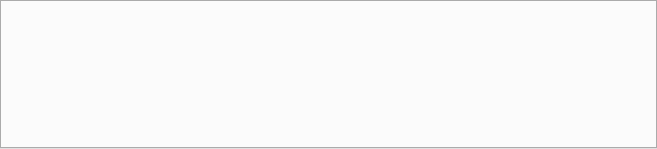
<?xml version="1.0" encoding="UTF-8"?>
<ui version="4.0">
 <class>Td_MainWid</class>
 <widget class="QWidget" name="Td_MainWid">
  <property name="geometry">
   <rect>
    <x>0</x>
    <y>0</y>
    <width>657</width>
    <height>149</height>
   </rect>
  </property>
  <property name="font">
   <font>
    <family>微软雅黑</family>
    <pointsize>11</pointsize>
   </font>
  </property>
  <property name="windowTitle">
   <string>Form</string>
  </property>
  <layout class="QGridLayout" name="gridLayout">
   <property name="leftMargin">
    <number>0</number>
   </property>
   <property name="topMargin">
    <number>0</number>
   </property>
   <property name="rightMargin">
    <number>0</number>
   </property>
   <property name="bottomMargin">
    <number>0</number>
   </property>
   <property name="spacing">
    <number>0</number>
   </property>
   <item row="0" column="0">
    <widget class="QTabWidget" name="tabWidget">
     <property name="minimumSize">
      <size>
       <width>160</width>
       <height>0</height>
      </size>
     </property>
     <property name="font">
      <font>
       <family>微软雅黑</family>
       <pointsize>12</pointsize>
      </font>
     </property>
     <property name="contextMenuPolicy">
      <enum>Qt::PreventContextMenu</enum>
     </property>
     <property name="tabShape">
      <enum>QTabWidget::Triangular</enum>
     </property>
     <property name="currentIndex">
      <number>-1</number>
     </property>
    </widget>
   </item>
  </layout>
 </widget>
 <resources/>
 <connections/>
</ui>
